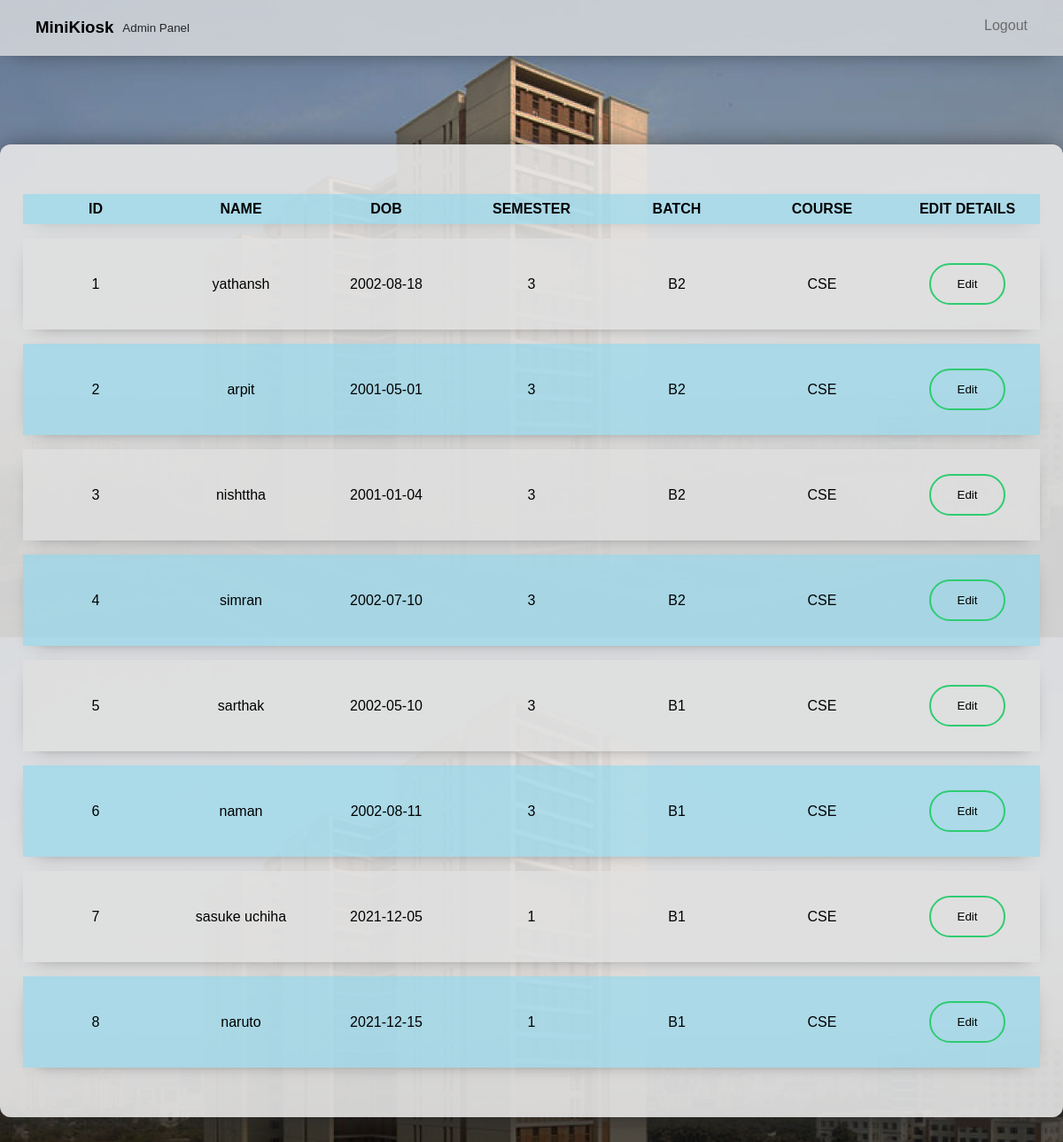
Screenshot of /admin/list_students.php (signed in) with the database file from the repository.
### tables this page shows
CREATE TABLE `student` (
  `id` int(11) NOT NULL,
  `name` varchar(255) DEFAULT NULL,
  `dob` date DEFAULT NULL,
  `semester` int(11) DEFAULT NULL,
  `batch` varchar(2) DEFAULT NULL,
  `course` varchar(255) DEFAULT NULL,
  `password` varchar(255) DEFAULT NULL
);

### admin/list_students.php (the view, shortened to what this page needs)
<?php
include "../partials/sql_connect.php";
?>
<!DOCTYPE html>
<html lang="en">
<head>
    <link rel="stylesheet" href="static/admin.css">
</head>
<body style='background-image: url("assets/jaypee.jpg"); background-size: 100%; background-attachment: fixed;'>
<div id="navbar">
        <div id="title">
            <h3>MiniKiosk</h3><small> <a href="index.php"> Admin Panel </a></small>
        </div>
        <div id="nav-items">
            <div class="nav-item"><a href="/dsw_proj/auth/logout.php">Logout</a></div>
        </div>
    </div>
<div id="table-wrapper">
    <table>
        <tr>
            <th>
                ID
            </th>
            <th>
                NAME
            </th>
            <th>
                DOB
            </th>
            <th>
                SEMESTER
            </th>
            <th>
                BATCH
            </th>
            <th>
                COURSE
            </th>
            <th>
                EDIT DETAILS
            </th>
        </tr>
        <?php
        $sql = "select id,name,dob,semester,batch,course from student";
        $students = mysqli_query($conn, $sql);
        foreach ($students as $student) {
            echo '<tr>';
            foreach ($student as $key => $val) {
                echo "<td>$val</td>";
            }
            $id = $student["id"];
            echo "<td><form action='update_student.php'>
                <input type='number' name='id' id='id' hidden value='$id'>
                <input type='submit' value='Edit'>
                </form></td>";
            echo '</tr>';
        }
        ?>
    </table>
</div>
</body>
</html>

### admin/static/admin.css (style rules this page uses)
* { margin: 0; padding: 0; font-family: sans-serif; }
#navbar { background-color: #e6e6e6be; padding: 20px; display: flex; justify-content: space-between; box-shadow: 0px 5px 30px -15px rgb(37, 37, 37); }
#title { display: flex; padding: 0 20px; }
#title small { margin: 4px 10px; }
#nav-items { display: flex; }
.nav-item { margin: 0 20px; transition: transform 0.05s ease-out; }
.nav-item a { color: #6b6b6b; text-decoration: none; }
input[type="submit"] { cursor: pointer; background: none; margin: 20px 0; padding: 14px 30px; border-radius: 24px; border: 2px solid #2ecc71; transition: 0.25s; }
#table-wrapper { text-align: center; padding: 40px; margin-top: 100px; margin-left: auto; margin-right: auto; margin-bottom: 100px; background: #e6e6e6e7; min-height: 220px; max-width: 1200px; box-shadow: 0px 5px 30px -3px rgb(37, 37, 37); border-radius: 12px; display: flex; flex-direction: column; justify-content: center; align-items: center; }
table { border-collapse: separate; border-spacing: 0 1rem; }
th, td, tr { min-width: 150px; padding: 8px 7px; text-align: center; }
tr { box-shadow: 0px 5px 20px -15px rgb(37, 37, 37); }
tr:nth-child(odd) { background-color: rgba(144, 216, 238, 0.637); }
tr:nth-child(even) { background-color: rgba(223, 223, 223, 0.808); }
td { margin: 10px; }
a { text-decoration: none; color:rgb(37, 37, 37) }

### rows the page displays
student: id "1", name "yathansh", dob "2002-08-18", semester "3", batch "B2", course "CSE"
student: id "2", name "arpit", dob "2001-05-01", semester "3", batch "B2", course "CSE"
student: id "3", name "nishttha", dob "2001-01-04", semester "3", batch "B2", course "CSE"
student: id "4", name "simran", dob "2002-07-10", semester "3", batch "B2", course "CSE"
student: id "5", name "sarthak", dob "2002-05-10", semester "3", batch "B1", course "CSE"
student: id "6", name "naman", dob "2002-08-11", semester "3", batch "B1", course "CSE"
student: id "7", name "sasuke uchiha", dob "2021-12-05", semester "1", batch "B1", course "CSE"
student: id "8", name "naruto", dob "2021-12-15", semester "1", batch "B1", course "CSE"
